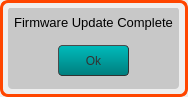
<?xml version="1.0" encoding="UTF-8"?>
<ui version="4.0">
 <class>FwUpdateCompleteForm</class>
 <widget class="QWidget" name="FwUpdateCompleteForm">
  <property name="geometry">
   <rect>
    <x>0</x>
    <y>0</y>
    <width>188</width>
    <height>97</height>
   </rect>
  </property>
  <property name="windowTitle">
   <string>Form</string>
  </property>
  <widget class="QFrame" name="warningFrame">
   <property name="geometry">
    <rect>
     <x>0</x>
     <y>0</y>
     <width>188</width>
     <height>97</height>
    </rect>
   </property>
   <property name="styleSheet">
    <string notr="true">QFrame {
		background-color: qlineargradient(spread: pan, 
															x1:0, y1:0, x2:1, y2:1, 
															stop:0 rgba(100,100, 100, 255), 
															stop:0.5 rgba(70, 70,70, 255),
															stop:1 rgba(100,100,100, 255)
															);
	border-bottom-left-radius:8.0;
	border-bottom-right-radius:8.0;
	border-top-left-radius:8.0;
	border-top-right-radius:8.0;
	border: 3px solid rgb(255, 70, 0);
}</string>
   </property>
   <property name="frameShape">
    <enum>QFrame::StyledPanel</enum>
   </property>
   <property name="frameShadow">
    <enum>QFrame::Raised</enum>
   </property>
   <widget class="QFrame" name="warningSubFrame">
    <property name="geometry">
     <rect>
      <x>8</x>
      <y>8</y>
      <width>171</width>
      <height>81</height>
     </rect>
    </property>
    <property name="styleSheet">
     <string notr="true">QFrame {
	background:rgba(200, 200, 200, 255);
	border-bottom-left-radius:4.0;
	border-bottom-right-radius:4.0;
	border-top-left-radius:4.0;
	border-top-right-radius:4.0;
	border:none;


}
</string>
    </property>
    <property name="frameShape">
     <enum>QFrame::StyledPanel</enum>
    </property>
    <property name="frameShadow">
     <enum>QFrame::Raised</enum>
    </property>
    <widget class="QLabel" name="updateComplete">
     <property name="geometry">
      <rect>
       <x>0</x>
       <y>-1</y>
       <width>171</width>
       <height>31</height>
      </rect>
     </property>
     <property name="styleSheet">
      <string notr="true">font: 10pt;</string>
     </property>
     <property name="text">
      <string>Firmware Update Complete</string>
     </property>
     <property name="alignment">
      <set>Qt::AlignCenter</set>
     </property>
    </widget>
    <widget class="QPushButton" name="ok">
     <property name="geometry">
      <rect>
       <x>50</x>
       <y>37</y>
       <width>71</width>
       <height>31</height>
      </rect>
     </property>
     <property name="styleSheet">
      <string notr="true">QPushButton {
	font-family: &quot;Arial&quot;;
	font-size: 12px;
	background-color: qlineargradient(spread:repeat, x1:1, y1:0, x2:1, y2:1, stop:1 rgb(0, 126, 126), stop:0 rgb(0, 187, 187));
	border-style: outset;
	border-radius: 4.0;
	border-width: 1px;
	border-color: rgb(50, 50, 50);
	color: rgba(50,50,50);
}

QPushButton:pressed {
	background-color: qlineargradient(spread:repeat, x1:1, y1:0, x2:1, y2:1, stop:0 rgb(0, 126, 126), stop:1 rgb(0, 187, 187));
}</string>
     </property>
     <property name="text">
      <string>Ok</string>
     </property>
    </widget>
   </widget>
  </widget>
 </widget>
 <resources/>
 <connections/>
</ui>
